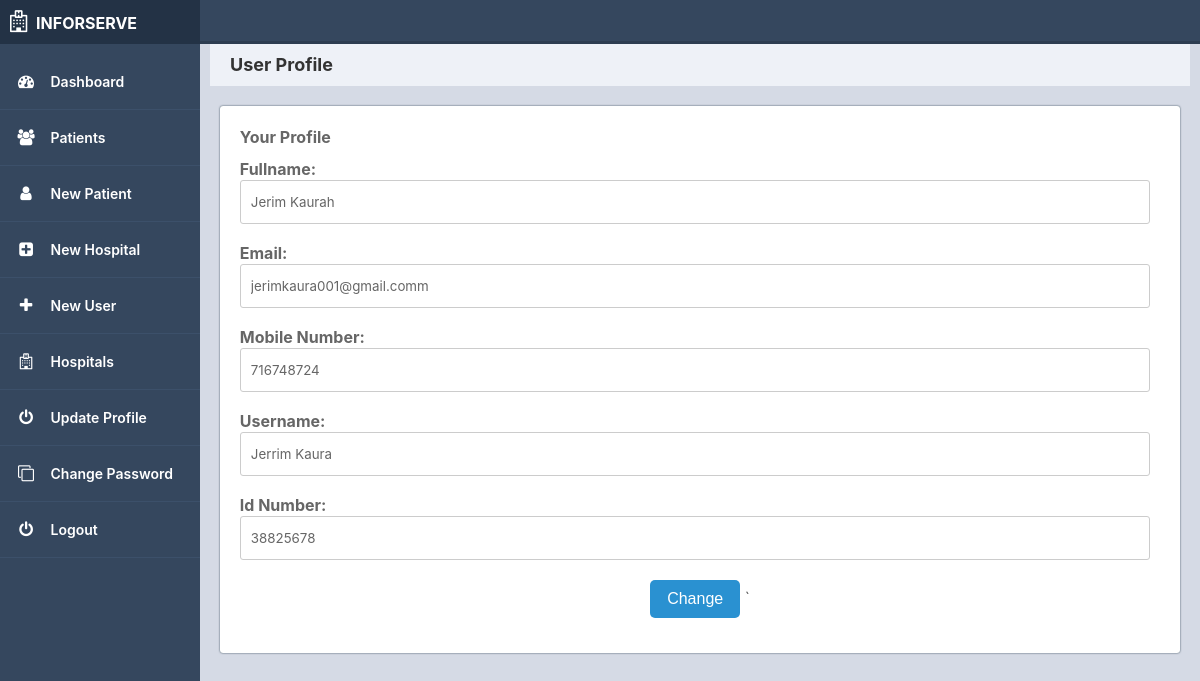
/user-profile.php (signed in), run on the app's committed database.
### tables this page shows
CREATE TABLE `tbluser` (
  `ID` int(10) NOT NULL,
  `FullName` varchar(150) DEFAULT NULL,
  `Email` varchar(200) DEFAULT NULL,
  `MobileNumber` bigint(10) DEFAULT NULL,
  `Password` varchar(200) DEFAULT NULL,
  `RegDate` timestamp NOT NULL DEFAULT current_timestamp(),
  `hospital_id` int(11) NOT NULL,
  `Gender` varchar(20) NOT NULL,
  `ID_Number` int(30) NOT NULL,
  `Username` varchar(50) NOT NULL,
  `role` int(10) NOT NULL DEFAULT 2
);

### user-profile.php (the view, shortened to what this page needs)
<?php
if (strlen($_SESSION['sessionid']==0))
 {
    header('location:logout.php');
    } else
{
?>
    <?php include 'includes/header.php';?>
		<div class="main-content">
			<div class="title">
				User Profile
			</div>
			<div class="main">
                <div class="form-container">
                    <?php
                        $userid=$_SESSION['sessionid'];
                        $ret=mysqli_query($con,"SELECT *FROM tbluser WHERE ID='$userid'");
                        while ($row=mysqli_fetch_array($ret))
                        {
                        ?>
                            <form role="form" method="post" action="" class="form">
                                <p class="form-title">Your Profile</p>
                                <div class="item">
                                    <label for="Fullname">Fullname:</label>
                                    <input type="text" name="fullname" value="<?php echo $row['FullName'];?>"  class="input" required>
                                </div>
                                <div class="item">
                                    <label for="email">Email:</label>
                                    <input type="email"class="input" value="<?php echo $row['Email'];?>" name="email" required>
                                </div>
                                <div class="item">
                                    <label for="phone">Mobile Number:</label>
                                    <input type="number"class="input" value="<?php echo $row['MobileNumber'];?>" name="phone" required>
                                </div>
                                <div class="item">
                                    <label for="username">Username:</label>
                                    <input type="text"class="input" value="<?php echo $row['Username'];?>" name="username" required>
                                </div>
                                <div class="item">
                                    <label for="idnumber">Id Number:</label>
                                    <input type="number"class="input" value="<?php echo $row['ID_Number'];?>" name="idnumber" required>
                                </div>
                                <div class="btn-block">
                                    <button type="submit" value="Submit" class="input button" name="change_info">Change</button>                   `
                                </div>
                </div>
                <?php } ?>
                            </form></div>
            </div>
    <?php include_once('includes/footer.php');?>
    <?php
}?>

### css/main.css (style rules this page uses)
* { box-sizing: border-box; }
body { margin: 0; padding: 0; font-family: 'Source Sans Pro', sans-serif; background-color: #d5dae5; -webkit-font-smoothing: antialiased; -moz-osx-font-smoothing: grayscale; }
.main-content { padding: 40px; margin-top: 0; padding: 10px; padding-top: 44px; height: 100%; overflow: scroll; }
.main-content .title { background-color: #eef1f7; padding: 10px 20px; font-weight: 700; color: #333; font-size: 18px; }
@media screen and (min-width: 600px) { .main-content { margin-left: 70px; } }
@media screen and (min-width: 800px) { .main-content { margin-left: 200px; } }
.main { display: flex; flex-flow: row wrap; overflow: hidden; }

### css/forms.css (style rules this page uses)
p { font-weight: bold; }
div, form, input, select, p { padding: 0; margin: 0; margin-bottom: 10px; width: -webkit-fill-available; outline: none; font-family: -apple-system, BlinkMacSystemFont, "segoe ui", roboto, oxygen, ubuntu, cantarell, "fira sans", "droid sans", "helvetica neue", Arial, sans-serif; color: #666; line-height: 22px; }
.form { width: 98%; margin-left: 1%; margin-left: 1%; padding: 20px; border-radius: 3px; background: #fff; box-shadow: 0 0 2px 0 #253b49; }
input, select { margin-bottom: 10px; border: 1px solid #ccc; border-radius: 3px; }
input { width: calc(100% - 10px); padding: 10px; }
.item { position: relative; margin: 8px 0; }
label { font-weight: bold; }
.btn-block { margin-top: 10px; text-align: center; }
button { width: 90px; padding: 10px; border: none; border-radius: 5px; background: #2a91d1; font-size: 16px; color: #fff; cursor: pointer; margin-bottom: 5px; }

### data on the page
tbluser: fullname "Jerim Kaurah", email "jerimkaura001@gmail.comm", phone "716748724", username "Jerrim Kaura", idnumber "38825678"
